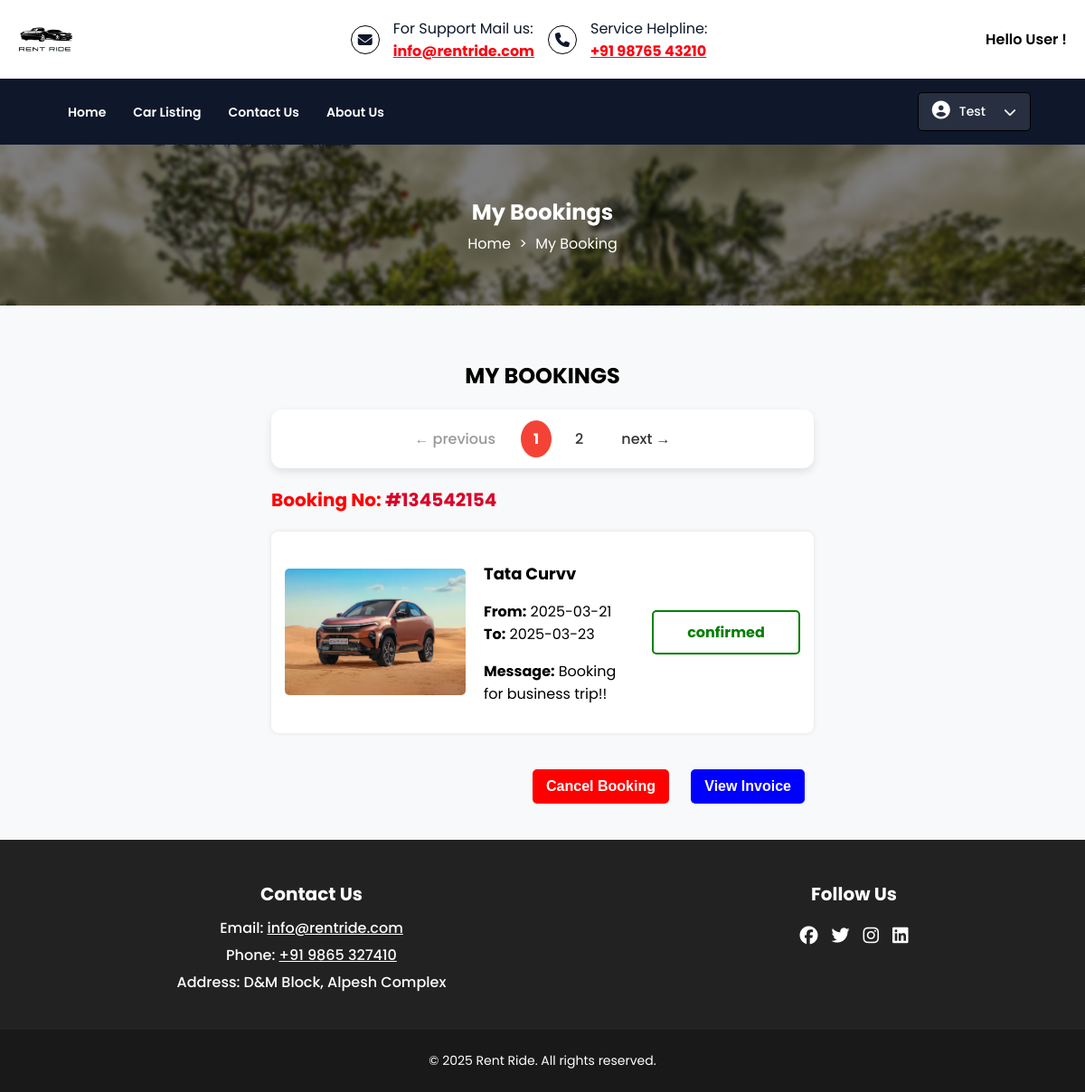
/my-bookings.php (signed in), run on an earlier commit of the app's database.
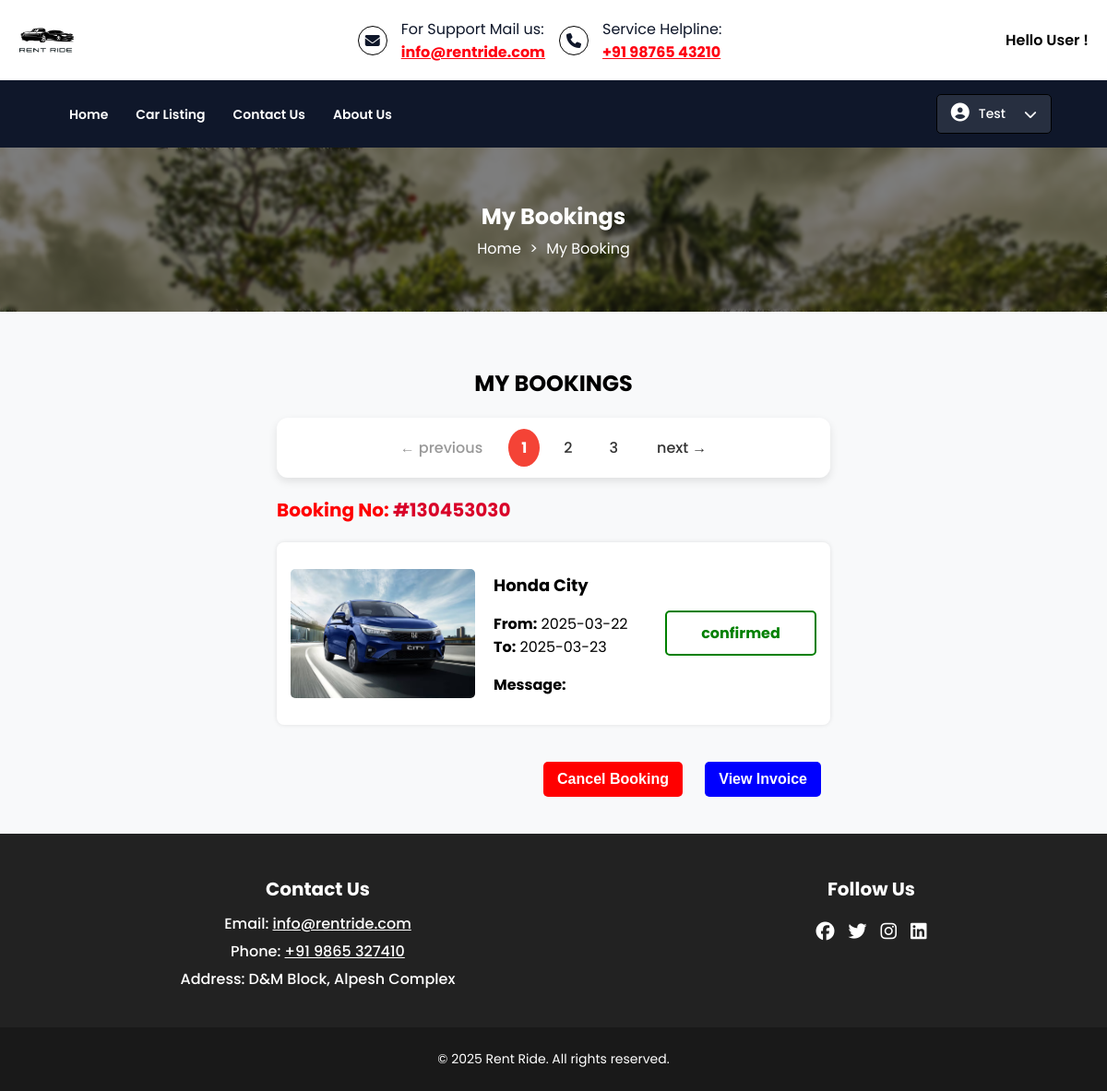
And on a later commit of the database.
### tables this page shows
CREATE TABLE `bookings` (
  `id` int(11) NOT NULL,
  `booking_number` varchar(20) NOT NULL,
  `user_id` int(11) NOT NULL,
  `email` varchar(255) NOT NULL,
  `vehicle_id` int(11) NOT NULL,
  `from_date` date NOT NULL,
  `to_date` date NOT NULL,
  `message` text DEFAULT NULL,
  `status` enum('new','confirmed','cancelled') DEFAULT 'new',
  `created_at` timestamp NOT NULL DEFAULT current_timestamp()
);

CREATE TABLE `vehicles` (
  `id` int(11) NOT NULL,
  `vehicle_title` varchar(255) NOT NULL,
  `brand_id` int(11) NOT NULL,
  `vehicle_overview` text NOT NULL,
  `price_per_day` decimal(10,2) NOT NULL,
  `fuel_type` varchar(50) NOT NULL,
  `model_year` year(4) NOT NULL,
  `seating_capacity` int(11) NOT NULL,
  `image1` text DEFAULT NULL,
  `image2` text DEFAULT NULL,
  `image3` text DEFAULT NULL,
  `image4` text DEFAULT NULL,
  `image5` text DEFAULT NULL,
  `image6` text DEFAULT NULL,
  `air_conditioner` tinyint(4) DEFAULT NULL,
  `power_steering` tinyint(4) DEFAULT NULL,
  `cd_player` tinyint(4) DEFAULT NULL,
  `power_door_locks` tinyint(4) DEFAULT NULL,
  `driver_airbag` tinyint(4) DEFAULT NULL,
  `central_locking` tinyint(4) DEFAULT NULL,
  `antilock_braking_system` tinyint(4) DEFAULT NULL,
  `passenger_airbag` tinyint(4) DEFAULT NULL,
  `crash_sensor` tinyint(4) DEFAULT NULL,
  `brake_assist` tinyint(4) DEFAULT NULL,
  `power_windows` tinyint(4) DEFAULT NULL,
  `leather_seats` tinyint(4) DEFAULT NULL,
  `created_at` timestamp NOT NULL DEFAULT current_timestamp(),
  `updated_at` timestamp NOT NULL DEFAULT current_timestamp() ON UPDATE current_timestamp()
);

CREATE TABLE `contact_info` (
  `id` int(11) NOT NULL,
  `address` varchar(255) NOT NULL,
  `email` varchar(100) NOT NULL,
  `contact_number` varchar(20) NOT NULL
);

### my-bookings.php (the view, shortened to what this page needs)
<?php
include 'include/config.php';
$user_email = $_SESSION['email'];
$limit = 1;
$page = isset($_GET['page']) ? (int)$_GET['page'] : 1;
$offset = ($page - 1) * $limit;
$query_total = "SELECT COUNT(*) FROM bookings WHERE user_id = (SELECT id FROM users WHERE email = :email)";
$stmt_total = $dbh->prepare($query_total);
$stmt_total->bindParam(':email', $user_email, PDO::PARAM_STR);
$stmt_total->execute();
$total_records = $stmt_total->fetchColumn();
$total_pages = ceil($total_records / $limit);
$query = "SELECT
        b.id AS booking_id,
        b.booking_number,
        b.from_date,
        b.to_date,
        b.status,
        b.message,
        v.vehicle_title,
        v.image1 AS car_image,
        v.price_per_day
    FROM bookings b
    JOIN vehicles v ON b.vehicle_id = v.id
    WHERE b.user_id = (SELECT id FROM users WHERE email = :email)
    ORDER BY b.from_date DESC
    LIMIT :limit OFFSET :offset";
$stmt = $dbh->prepare($query);
$stmt->bindParam(':email', $user_email, PDO::PARAM_STR);
$stmt->bindValue(':limit', (int)$limit, PDO::PARAM_INT);
$stmt->bindValue(':offset', (int)$offset, PDO::PARAM_INT);
$stmt->execute();
$bookings = $stmt->fetchAll(PDO::FETCH_ASSOC);
?>
<!DOCTYPE html>
<html lang="en">
    <head>
        <link rel="stylesheet" href="styles.css">
        <link rel="stylesheet" href="https://cdnjs.cloudflare.com/ajax/libs/font-awesome/6.7.2/css/all.min.css" />
    </head>
    <body>
        <?php include 'include/header.php'; ?>
        <?php include 'include/navigation.php'; ?>
        <div class="ps-container">
            <div class="ps-overlay">
                <h1>My Bookings</h1>
                <nav>
                    <a href="index.php">Home</a> >
                    <a href="mybookings.php">My Booking</a>
                </nav>
            </div>
            <img src="Image/profile-page-banner.jpg" alt="Profile Page Background" class="ps-img">
        </div>
        <section class="my-bookings">
            <div class="booking-container">
                <h2 class="mb"><b>MY BOOKINGS</b></h2>
                <div class="pagination">
                    <a href="my-bookings.php?page=<?php echo $page - 1; ?>" class="prev <?php echo ($page <= 1) ? 'disabled' : ''; ?>">← previous</a>
                    <?php for ($i = 1; $i <= $total_pages; $i++): ?>
                        <a href="my-bookings.php?page=<?php echo $i; ?>" class="<?php echo ($page == $i) ? 'active' : ''; ?>">
                            <?php echo $i; ?>
                        </a>
                    <?php endfor; ?>
                    <a href="my-bookings.php?page=<?php echo $page + 1; ?>" class="next <?php echo ($page >= $total_pages) ? 'disabled' : ''; ?>">next →</a>
                </div>
                <?php if (count($bookings) > 0): ?>
                    <?php foreach ($bookings as $booking): ?>
                        <p class="booking-number">
                            Booking No: <span>#<?php echo htmlspecialchars($booking['booking_number']); ?></span>
                        </p>
                        <div class="booking-details">
                            <img src="admin/uploads/<?php echo htmlspecialchars($booking['car_image']); ?>" class="car-image" alt="Car Image">
                            <div class="car-info">
                                <h3><b><?php echo htmlspecialchars($booking['vehicle_title']); ?></b></h3>
                                <p><b>From:</b> <?php echo htmlspecialchars($booking['from_date']); ?> <b>To:</b> <?php echo htmlspecialchars($booking['to_date']); ?></p>
                                <p><b>Message:</b> <?php echo htmlspecialchars($booking['message']); ?></p>
                            </div>
                            <div class="status" style="border: 2px solid <?php echo ($booking['status'] == 'Canceled') ? 'red' : 'green'; ?>; color: <?php echo ($booking['status'] == 'Canceled') ? 'red' : 'green'; ?>;">
                                <?php echo htmlspecialchars($booking['status']); ?>
                            </div>
                        </div>
                        <div class="button-container">
                            <form method="POST" action="my-bookings.php">
                                <button type="submit" name="cancel_booking" class="cancel-button" onclick="removeInvoiceButton(<?php echo $booking['booking_id']; ?>)">Cancel Booking</button>
                                <?php if ($booking['status'] == 'confirmed'): ?>
                                    <button type="button" id="invoice-btn-<?php echo $booking['booking_id']; ?>" class="print-button" onclick="redirectToInvoice(<?php echo $booking['booking_id']; ?>)">View Invoice</button>
                                <?php endif; ?>
                            </form>
                        </div>
                    <?php endforeach; ?>
                <?php else: ?>
                    <p>No bookings found.</p>
                <?php endif; ?>
            </div>
        </section>
        <?php include 'include/footer.php'; ?>
    </body>
</html>

### include/header.php (shortened to what this page needs)
<!DOCTYPE html>
<html lang="en">
    <head>
        <link rel="stylesheet" href="styles.css">
        <link rel="stylesheet" href="https://cdnjs.cloudflare.com/ajax/libs/font-awesome/6.7.2/css/all.min.css" />
    </head>
    <body>
        <header>
            <div class="header-container">
                <div class="logo">
                    <a href="index.php">
                        <img src="Image/Rent Ride.png" class="logo-img">
                    </a>
                </div>
                <div class="contact-info">
                    <div class="circle_icon"><i class="fa fa-envelope" aria-hidden="true"></i></div>
                    <p>For Support Mail us: <br> <span><a href="mailto:support@rentride.com" class="A">info@rentride.com</a></span></p>
                    <div class="circle_icon"><i class="fa fa-phone" aria-hidden="true"></i></div>
                    <p>Service Helpline: <br> <span><a href="tel:+919876543210" class="A">+91 98765 43210</a></span></p>
                </div>
                <div class="btn-login">
                    <?php if (isset($_SESSION['id'])): ?>
                        <p>Hello User !</p>
                    <?php else: ?>
                        <a href="login.php">Login</a>
                    <?php endif; ?>
                </div>
            </div>
        </header>
    </body>
</html>

### include/navigation.php (shortened to what this page needs)
<!DOCTYPE html>
<html lang="en">
    <head>
        <link rel="stylesheet" href="styles.css">
        <link rel="stylesheet" href="https://cdnjs.cloudflare.com/ajax/libs/font-awesome/6.7.2/css/all.min.css" />
    </head>
    <body>
        <nav class="navbar">
            <div class="nav-container">
                <ul class="nav-links">
                    <li><a href="index.php">Home</a></li>
                    <li><a href="car-listing.php">Car Listing</a></li>
                    <li><a href="contact-us.php">Contact Us</a></li>
                    <li><a href="about-us.php">About Us</a></li>
                </ul>
                <div class="nav-right">
                    <?php if (isset($_SESSION['id'])): ?>
                        <div class="user-menu" id="userMenu">
                            <div class="user-icon">
                                <i class="fas fa-user-circle"></i>
                            </div>
                            <div class="user-name"><?= isset($_SESSION['first_name']) ? htmlspecialchars($_SESSION['first_name']) : 'User'; ?></div>
                            <div class="user-arrow">
                                <i class="fas fa-chevron-down"></i>
                            </div>
                        </div>
                    <?php endif; ?>
                </div>
            </div>
        </nav>
    </body>
</html>

### include/footer.php (shortened to what this page needs)
<?php
include 'include/config.php';
$sql = "SELECT * FROM contact_info WHERE id = 1";
$stmt = $dbh->prepare($sql);
$stmt->execute();
$contact = $stmt->fetch(PDO::FETCH_ASSOC);
?>
<!DOCTYPE html>
<html lang="en">
    <head>
        <link rel="stylesheet" href="styles.css">
        <link rel="stylesheet" href="https://cdnjs.cloudflare.com/ajax/libs/font-awesome/6.7.2/css/all.min.css" />
    </head>
    <body>
        <footer>
            <div class="container">
            <div class="footer-content">
                <h3>Contact Us</h3>
                <p>Email: <a href="mailto:<?php echo htmlspecialchars($contact['email'] ?? 'N/A'); ?>">
                    <?php echo htmlspecialchars($contact['email'] ?? 'N/A'); ?></a>
                </p>
                <p>Phone: <a href="tel:<?php echo htmlspecialchars($contact['contact_number'] ?? 'N/A'); ?>">
                    <?php echo htmlspecialchars($contact['contact_number'] ?? 'N/A'); ?></a>
                </p>
                <p>Address: <?php echo htmlspecialchars($contact['address'] ?? 'N/A'); ?></p>
            </div>
                <div class="footer-content">
                    <h3>Follow Us</h3>
                    <ul class="social-icons">
                        <li><a href="#"><i class="fab fa-facebook"></i></a></li>
                        <li><a href="#"><i class="fab fa-twitter"></i></a></li>
                        <li><a href="#"><i class="fab fa-instagram"></i></a></li>
                        <li><a href="#"><i class="fab fa-linkedin"></i></a></li>
                    </ul>
                </div>
            </div>
            <div class="bottom-bar">
                <p>&copy; 2025 <a href="admin/Login.php">Rent Ride</a>. All rights reserved.</p>
            </div>
        </footer>
    </body>
</html>

What changed in the data, as far as the page shows it:
no longer on this page (row unchanged): bookings: booking_number "134542154", vehicle.image1 (picture), vehicle.vehicle_title "Tata Curvv", from_date "2025-03-21", to_date "2025-03-23", message "Booking for business trip!!", status "confirmed"
added bookings: booking_number "130453030", vehicle.image1 (picture), vehicle.vehicle_title "Honda City", from_date "2025-03-22", to_date "2025-03-23", status "confirmed"
Also different on the page:
new list line: "3"
